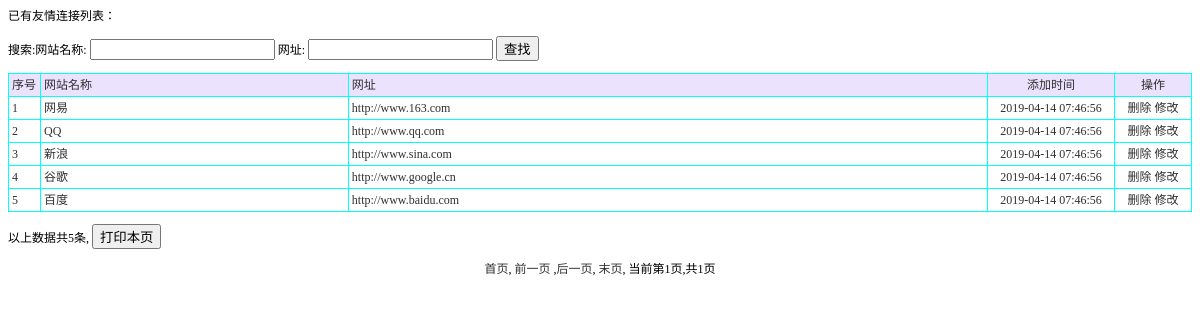
The page /youqinglianjie_list.php on the database its author committed.
### tables this page shows
CREATE TABLE `youqinglianjie` (
  `id` int(11) NOT NULL AUTO_INCREMENT,
  `wangzhanmingcheng` varchar(50) DEFAULT NULL,
  `wangzhi` varchar(50) DEFAULT NULL,
  `addtime` timestamp NULL DEFAULT CURRENT_TIMESTAMP,
  `logo` varchar(255) DEFAULT NULL,
  PRIMARY KEY (`id`)
);

### youqinglianjie_list.php (the view, shortened to what this page needs)
<!DOCTYPE html PUBLIC "-//W3C//DTD XHTML 1.0 Transitional//EN" "http://www.w3.org/TR/xhtml1/DTD/xhtml1-transitional.dtd">
<html xmlns="http://www.w3.org/1999/xhtml">
<head>
<title>友情连接</title><link rel="stylesheet" href="css.css" type="text/css">
</head>
<body>
<p>已有友情连接列表：</p>
<form id="form1" name="form1" method="post" action="">
  搜索:网站名称:
  <input name="bh" type="text" id="bh"/>
  网址:
  <input name="mc" type="text" id="mc" />
  <input type="submit" name="Submit" value="查找" />
</form>
<table width="100%" border="1" align="center" cellpadding="3" cellspacing="1" bordercolor="#00FFFF" style="border-collapse:collapse">
  <tr>
    <td width="25" bgcolor="#EBE2FE">序号</td>
    <td bgcolor='#EBE2FE'>网站名称</td><td bgcolor='#EBE2FE'>网址</td>
    <td width="120" align="center" bgcolor="#EBE2FE">添加时间</td>
    <td width="70" align="center" bgcolor="#EBE2FE">操作</td>
  </tr>
  <?php
    $sql="select * from youqinglianjie where 1=1";
  $sql=$sql." order by id desc";
$query=mysql_query($sql);
  $rowscount=mysql_num_rows($query);
  if($rowscount==0)
  {}
  else
  {
  $pagelarge=10;
  $pagecurrent=$_GET["pagecurrent"];
  if($rowscount%$pagelarge==0)
  {
		$pagecount=$rowscount/$pagelarge;
  }
  else
  {
   		$pagecount=intval($rowscount/$pagelarge)+1;
  }
  if($pagecurrent=="" || $pagecurrent<=0)
{
	$pagecurrent=1;
}
		$ddddd=$pagecurrent*$pagelarge;
	if($pagecurrent==$pagecount)
	{
		if($rowscount%$pagelarge==0)
		{
		$ddddd=$pagecurrent*$pagelarge;
		}
		else
		{
		$ddddd=$pagecurrent*$pagelarge-$pagelarge+$rowscount%$pagelarge;
		}
	}
	for($i=$pagecurrent*$pagelarge-$pagelarge;$i<$ddddd;$i++)
{
  ?>
  <tr>
    <td width="25"><?php
	echo $i+1;
?></td>
    <td><?php echo mysql_result($query,$i,wangzhanmingcheng);?></td><td><?php echo mysql_result($query,$i,wangzhi);?></td>
    <td width="120" align="center"><?php
echo mysql_result($query,$i,"addtime");
?></td>
    <td width="70" align="center"><a href="del.php?id=<?php
		echo mysql_result($query,$i,"id");
	?>&tablename=youqinglianjie" onclick="return confirm('真的要删除？')">删除</a> <a href="youqinglianjie_updt.php?id=<?php
		echo mysql_result($query,$i,"id");
	?>">修改</a></td>
  </tr>
  	<?php
	}
}
?>
</table>
<p>以上数据共<?php
		echo $rowscount;
	?>条,
  <input type="button" name="Submit2" onclick="javascript:window.print();" value="打印本页" />
</p>
<p align="center"><a href="youqinglianjie_list.php?pagecurrent=1">首页</a>, <a href="youqinglianjie_list.php?pagecurrent=<?php echo $pagecurrent-1;?>">前一页</a> ,<a href="youqinglianjie_list.php?pagecurrent=<?php echo $pagecurrent+1;?>">后一页</a>, <a href="youqinglianjie_list.php?pagecurrent=<?php echo $pagecount;?>">末页</a>, 当前第<?php echo $pagecurrent;?>页,共<?php echo $pagecount;?>页 </p>
<p>&nbsp; </p>
</body>
</html>

### css.css (style rules this page uses)
A:link { color: #2f2f2f; text-decoration: none; }
td { font-family:"宋体"; font-size: 12px; color: #2f2f2f; line-height: 16px; }

### rows shown on the page
youqinglianjie: wangzhanmingcheng "网易", wangzhi "http://www.163.com", addtime "2019-04-14 07:46:56"
youqinglianjie: wangzhanmingcheng "QQ", wangzhi "http://www.qq.com", addtime "2019-04-14 07:46:56"
youqinglianjie: wangzhanmingcheng "新浪", wangzhi "http://www.sina.com", addtime "2019-04-14 07:46:56"
youqinglianjie: wangzhanmingcheng "谷歌", wangzhi "http://www.google.cn", addtime "2019-04-14 07:46:56"
youqinglianjie: wangzhanmingcheng "百度", wangzhi "http://www.baidu.com", addtime "2019-04-14 07:46:56"

### other values the page prints
$rowscount "5"
$pagecurrent "1"
$pagecount "1"
